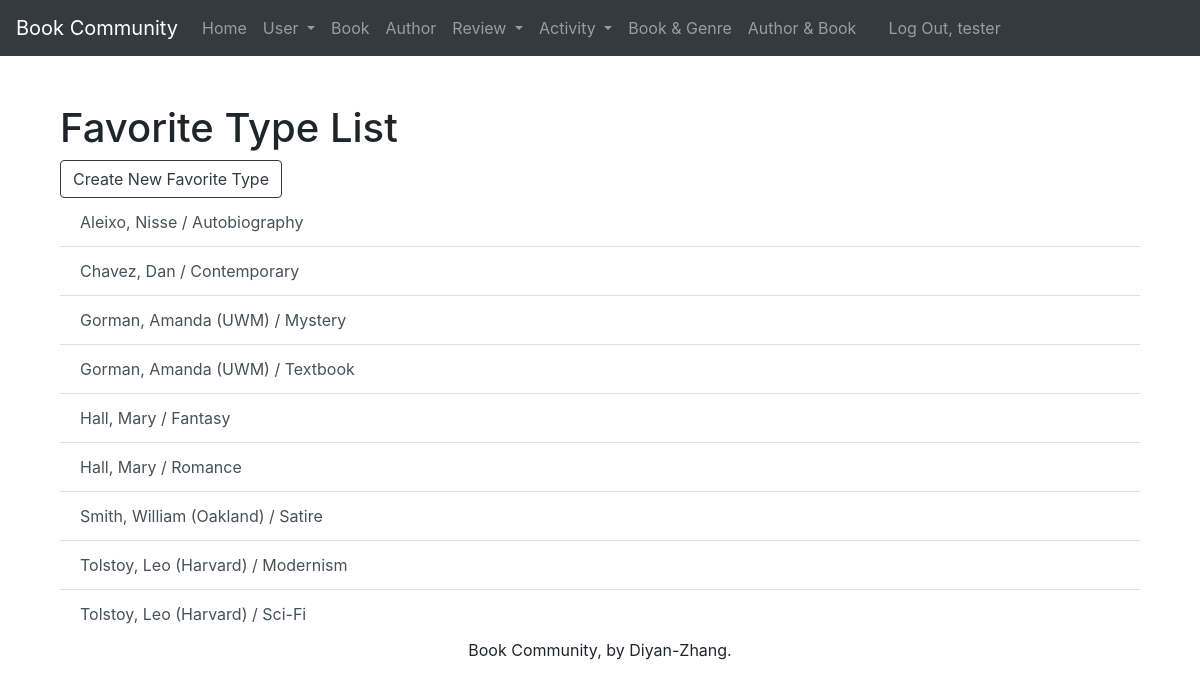
Page /favorite_type/ (signed in) on the committed database.
### webinfo/models.py (models this page shows, shortened)
class Prefer(models.Model):
    prefer_id = models.AutoField(primary_key=True)
    user = models.ForeignKey(SystemUser, related_name='prefers', on_delete=models.PROTECT)
    type = models.ForeignKey(Type, related_name='prefers', on_delete=models.PROTECT)
    def __str__(self):
        return '%s / %s' % (self.user, self.type)
    def get_absolute_url(self):
        return reverse('webinfo_prefer_detail_urlpattern',
                       kwargs={'pk': self.pk}
                       )
    class Meta:
        ordering = ['user', 'type']
        constraints = [
            UniqueConstraint(fields=['user', 'type'], name='unique_prefer')
        ]

class SystemUser(models.Model):
    systemuser_id = models.AutoField(primary_key=True)
    first_name = models.CharField(max_length=45)
    last_name = models.CharField(max_length=45)
    disambiguator = models.CharField(max_length=45, blank=True, default='')
    def __str__(self):
        result = ''
        if self.disambiguator == '':
            result = '%s, %s' % (self.last_name, self.first_name)
        else:
            result = '%s, %s (%s)' % (self.last_name, self.first_name, self.disambiguator)
        return result
    class Meta:
        ordering = ['last_name', 'first_name', 'disambiguator']
        constraints = [
            UniqueConstraint(fields=['last_name', 'first_name', 'disambiguator'],
                             name='unique_systemuser')
        ]

class Type(models.Model):
    type_id = models.AutoField(primary_key=True)
    type = models.CharField(max_length=45, unique=True)
    def __str__(self):
        return '%s' % self.type
    class Meta:
        ordering = ['type']

### webinfo/views.py (the view)
class PreferList(LoginRequiredMixin, PermissionRequiredMixin, ListView):
    model = Prefer
    permission_required = 'webinfo.view_prefer'

### webinfo/templates/webinfo/prefer_list.html (shortened to what this page needs)
{% extends 'webinfo/base.html' %}
{% block org_content %}
<h1 class="mt-5"> Favorite Type List</h1>
    {% if perms.webinfo.add_prefer %}
            <div class="mobile">
                <a href="{% url 'webinfo_prefer_create_urlpattern' %}"
                class="btn btn-outline-dark">
                    Create New Favorite Type</a>
            </div>
    {% endif %}
    <ul class="list-group list-group-flush">
        {% for prefer in prefer_list %}
            <a href="{{ prefer.get_absolute_url }}" class="list-group-item list-group-item-action">{{ prefer }}</a>
        {% empty %}
            <em>There are no favorite types here.</em>
        {% endfor %}
    </ul>
{% endblock %}

### webinfo/templates/webinfo/base.html (shortened to what this page needs)
{% load static %}
<!DOCTYPE html>
<html lang="en">
<head>
    <link rel="stylesheet" href="https://cdn.jsdelivr.net/npm/bootstrap@4.6.1/dist/css/bootstrap.min.css">
</head>
<body>
<nav class="navbar navbar-expand-lg navbar-dark bg-dark">
  <a class="navbar-brand" href="#">Book Community</a>
  <div class="collapse navbar-collapse" id="navbarNav">
      <ul class="navbar-nav">
          <li class="nav-item">
              <a class="nav-link" href="{% url 'home_urlpattern' %}">Home</a>
          </li>
          <li class="nav-item dropdown">
              <a class="nav-link dropdown-toggle" href="#" id="navbarDropdownMenuLink" role="button" data-toggle="dropdown" aria-expanded="false">
                  User
              </a>
          </li>
          {% if perms.webinfo.view_book %}
              <li class="nav-item">
                  <a class="nav-link" href="{% url 'webinfo_book_list_urlpattern' %}">Book</a>
              </li>
          {% endif %}
          {% if perms.webinfo.view_author %}
              <li class="nav-item">
                  <a class="nav-link" href="{% url 'webinfo_author_list_urlpattern' %}">Author</a>
              </li>
          {% endif %}
          <li class="nav-item dropdown">
              <a class="nav-link dropdown-toggle" href="#" id="navbarDropdownMenuLink" role="button" data-toggle="dropdown" aria-expanded="false">
                  Review
              </a>
          </li>
          <li class="nav-item dropdown">
              <a class="nav-link dropdown-toggle" href="#" id="navbarDropdownMenuLink" role="button" data-toggle="dropdown" aria-expanded="false">
                  Activity
              </a>
          </li>
          {% if perms.webinfo.view_explain %}
              <li class="nav-item">
                  <a class="nav-link" href="{% url 'webinfo_explain_list_urlpattern' %}">Book & Genre</a>
              </li>
          {% endif %}
          {% if perms.webinfo.view_write %}
              <li class="nav-item">
                  <a class="nav-link" href="{% url 'webinfo_write_list_urlpattern' %}">Author & Book</a>
              </li>
          {% endif %}
      </ul>
      <ul class="navbar-nav px-3">
            {% if user.is_authenticated %}
                <li class="nav-item text-nowrap"><a class="nav-link" href="{% url 'logout_urlpattern' %}">
                    Log Out, {{ user.get_username }}</a></li>
            {% else %}
                <li class="nav-item text-nowrap"><a class="nav-link" href="{% url 'login_urlpattern' %}">
                    Log In</a></li>
            {% endif %}
      </ul>
  </div>
</nav>
<main role="main" class="flex-shrink-0">
    <div class="container">
        {% block content %}
            <div class="container">
                {% block org_content %}{% endblock %}
            </div>
        {% endblock %}
    </div>
</main>
 <footer class="mastfoot mt-auto">
    <div class="inner">
      <p class="text-center">Book Community, by Diyan-Zhang.</p>
    </div>
 </footer>
</body>
</html>

### rows in the picture
Prefer: user+type "Aleixo, Nisse / Autobiography"
Prefer: user+type "Chavez, Dan / Contemporary"
Prefer: user+type "Gorman, Amanda (UWM) / Mystery"
Prefer: user+type "Gorman, Amanda (UWM) / Textbook"
Prefer: user+type "Hall, Mary / Fantasy"
Prefer: user+type "Hall, Mary / Romance"
Prefer: user+type "Smith, William (Oakland) / Satire"
Prefer: user+type "Tolstoy, Leo (Harvard) / Modernism"
Prefer: user+type "Tolstoy, Leo (Harvard) / Sci-Fi"

### other values in the picture
{{ user.get_username }} "tester"
